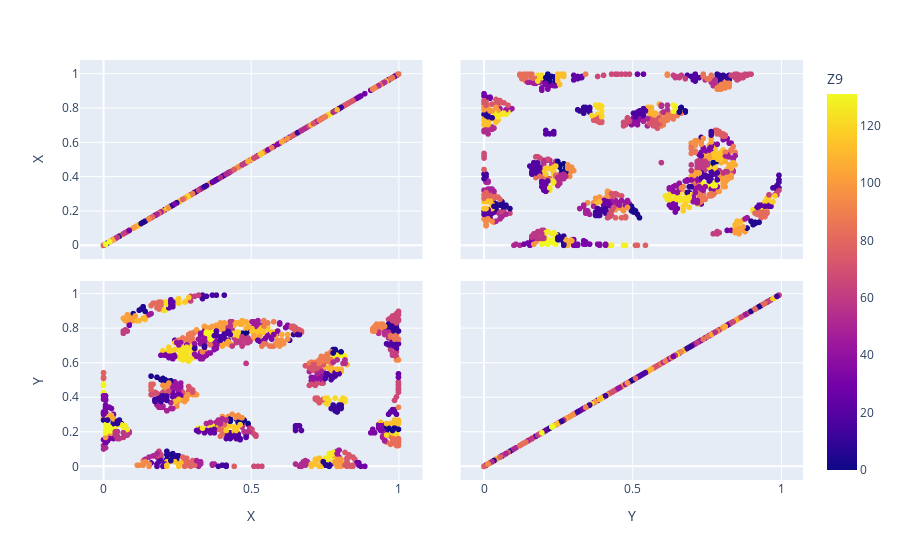

Notebook code for this chart:
### Code cell
df_pred_distance=pd.DataFrame(pd.concat([pd.DataFrame(X_test,columns=['X','Y']),pd.DataFrame(Y_pred_1,columns=[select_name_Z])],axis=1))
fig = px.scatter_matrix(df_pred_distance,
    dimensions=['X','Y'],
    color=select_name_Z)
fig.show()

### Figure 1 — Plotly figure (JSON) as saved in the notebook; plotly's stock layout.template omitted (floating-point values rounded to 4 significant figures; data arrays with more than 128 entries replaced by an {"elided": "..."} marker saying what was removed)
{"data": [{"dimensions": [{"axis": {"matches": true}, "label": "X", "values": {"elided": "1071 float values"}}, {"axis": {"matches": true}, "label": "Y", "values": {"elided": "1071 float values"}}], "hovertemplate": "%{xaxis.title.text}=%{x}<br>%{yaxis.title.text}=%{y}<br>Z9=%{marker.color}<extra></extra>", "legendgroup": "", "marker": {"color": {"elided": "1071 int values"}, "coloraxis": "coloraxis", "symbol": "circle"}, "name": "", "showlegend": false, "type": "splom"}], "layout": {"coloraxis": {"colorbar": {"title": {"text": "Z9"}}, "colorscale": [[0, "#0d0887"], [0.1111, "#46039f"], [0.2222, "#7201a8"], [0.3333, "#9c179e"], [0.4444, "#bd3786"], [0.5556, "#d8576b"], [0.6667, "#ed7953"], [0.7778, "#fb9f3a"], [0.8889, "#fdca26"], [1, "#f0f921"]]}, "dragmode": "select", "legend": {"tracegroupgap": 0}, "margin": {"t": 60}}}
